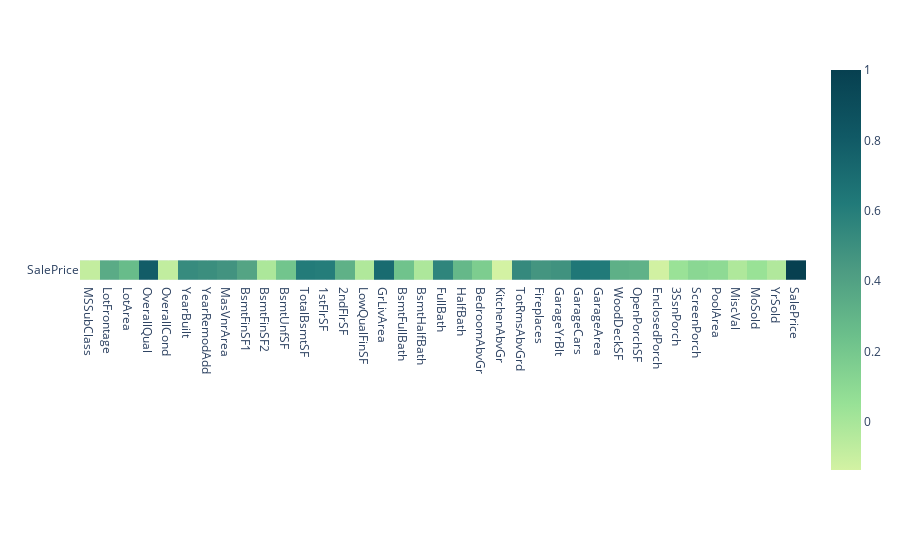

Notebook code cell kept with this figure:
### Code cell
px.imshow(df[numeric_features].corr()[
          ['SalePrice']].T, color_continuous_scale=cm)

### Figure 1 — Plotly figure (JSON) as saved in the notebook; plotly's stock layout.template omitted (floating-point values rounded to 4 significant figures)
{"data": [{"coloraxis": "coloraxis", "hovertemplate": "x: %{x}<br>y: %{y}<br>color: %{z}<extra></extra>", "name": "0", "type": "heatmap", "x": ["MSSubClass", "LotFrontage", "LotArea", "OverallQual", "OverallCond", "YearBuilt", "YearRemodAdd", "MasVnrArea", "BsmtFinSF1", "BsmtFinSF2", "BsmtUnfSF", "TotalBsmtSF", "1stFlrSF", "2ndFlrSF", "LowQualFinSF", "GrLivArea", "BsmtFullBath", "BsmtHalfBath", "FullBath", "HalfBath", "BedroomAbvGr", "KitchenAbvGr", "TotRmsAbvGrd", "Fireplaces", "GarageYrBlt", "GarageCars", "GarageArea", "WoodDeckSF", "OpenPorchSF", "EnclosedPorch", "3SsnPorch", "ScreenPorch", "PoolArea", "MiscVal", "MoSold", "YrSold", "SalePrice"], "xaxis": "x", "y": ["SalePrice"], "yaxis": "y", "z": [[-0.08428, 0.3518, 0.2638, 0.791, -0.07786, 0.5229, 0.5071, 0.4775, 0.3864, -0.01138, 0.2145, 0.6136, 0.6059, 0.3193, -0.02561, 0.7086, 0.2271, -0.01684, 0.5607, 0.2841, 0.1682, -0.1359, 0.5337, 0.4669, 0.4864, 0.6404, 0.6234, 0.3244, 0.3159, -0.1286, 0.04458, 0.1114, 0.0924, -0.02119, 0.04643, -0.02892, 1]]}], "layout": {"coloraxis": {"colorscale": [[0, "rgb(211, 242, 163)"], [0.1667, "rgb(151, 225, 150)"], [0.3333, "rgb(108, 192, 139)"], [0.5, "rgb(76, 155, 130)"], [0.6667, "rgb(33, 122, 121)"], [0.8333, "rgb(16, 89, 101)"], [1, "rgb(7, 64, 80)"]]}, "margin": {"t": 60}, "xaxis": {"anchor": "y", "constrain": "domain", "domain": [0, 1], "scaleanchor": "y"}, "yaxis": {"anchor": "x", "autorange": "reversed", "constrain": "domain", "domain": [0, 1]}}}
